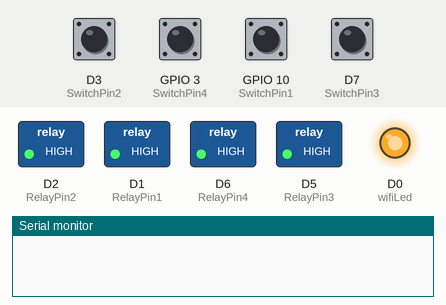
The sketch below on a simulated ESP8266 (NodeMCU). Shown: switched loads named in the sketch (green lamp = pin HIGH), output pins drawn as LEDs (lit = HIGH), the last lines printed to the serial monitor. The test bench sets the inputs (shaded band); at power-on: D3 (SwitchPin2), D7 (SwitchPin3), GPIO 3 (SwitchPin4), GPIO 10 (SwitchPin1) HIGH. WiFi joins after 1.5 s; servers stay silent unless stated.

Above: at 3.1 s.
3.2 s: D3 (SwitchPin2) pulled LOW for 0.15 s
At 3.29 s:
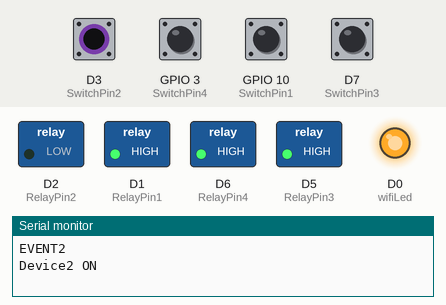
4.8 s: GPIO 3 (SwitchPin4) pulled LOW for 0.15 s
At 4.89 s:
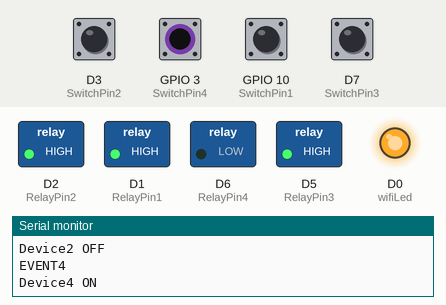
6.4 s: GPIO 10 (SwitchPin1) pulled LOW for 0.15 s
At 6.49 s:
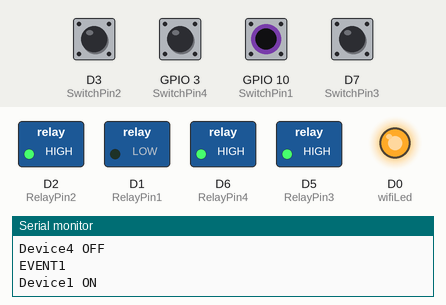
8.0 s: D7 (SwitchPin3) pulled LOW for 0.15 s
At 8.09 s:
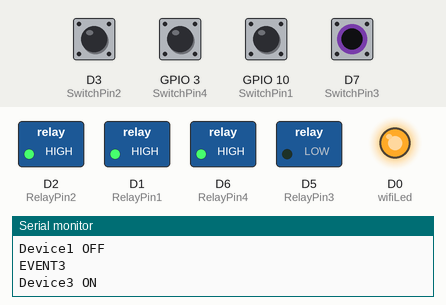
9.6 s: D3 (SwitchPin2) driven LOW and GPIO 3 (SwitchPin4) driven LOW and GPIO 10 (SwitchPin1) driven LOW and D7 (SwitchPin3) driven LOW
At 10.7 s:
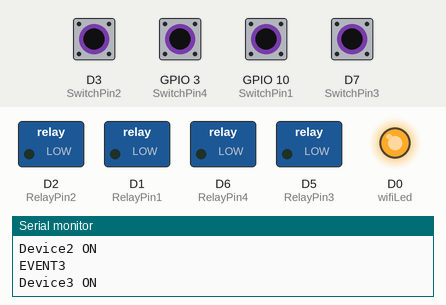
11.4 s: D3 (SwitchPin2) driven HIGH
At 11.9 s:
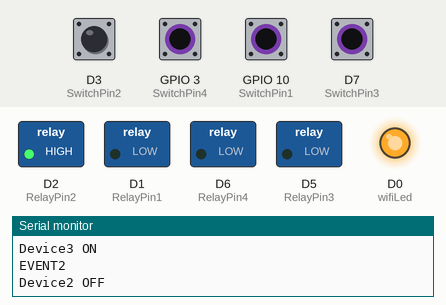
Timing chart, 0 to 13.9 s (numbered marks = the images above; inputs shaded):
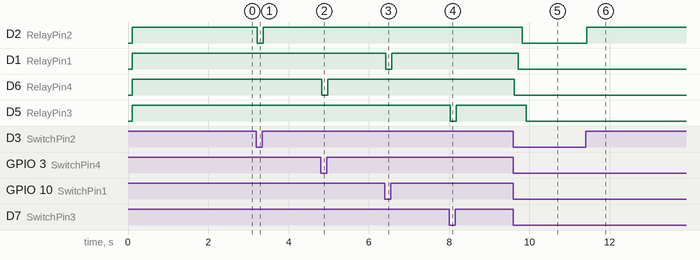

Measured:
- after the input at 3.2 s, D2 (RelayPin2): HIGH → LOW at once, → HIGH 0.15 s later
- after the input at 4.8 s, D6 (RelayPin4): HIGH → LOW at once, → HIGH 0.15 s later
- after the input at 6.4 s, D1 (RelayPin1): HIGH → LOW at once, → HIGH 0.15 s later
- after the input at 8.0 s, D5 (RelayPin3): HIGH → LOW at once, → HIGH 0.15 s later
- after the input at 9.6 s, D2 (RelayPin2): HIGH → LOW after 0.22 s; D1 (RelayPin1): HIGH → LOW after 0.12 s; D6 (RelayPin4): HIGH → LOW at once; D5 (RelayPin3): HIGH → LOW after 0.32 s
- after the input at 11.4 s, D2 (RelayPin2): LOW → HIGH at once

The sketch:

Blynk_2_0_Home_Automation.ino
```cpp
/**********************************************************************************
 *  TITLE: Blynk 2.0 + Manual Switch (Latched) control 4 Relays using NodeMCU (Real time feedback)
 *  I have Modified the Blynk.Edgent.Edgent_ESP8266 example code (https://blynk.io/) for this project
 *  Click on the following links to learn more.
 *  YouTube Video: https://youtu.be/CpUVssHPm_s
 *  Related Blog : https://iotcircuithub.com/esp8266-projects/
 *  by Tech StudyCell
 *  Preferences--> Aditional boards Manager URLs :
 *  https://dl.espressif.com/dl/package_esp32_index.json, http://arduino.esp8266.com/stable/package_esp8266com_index.json
 *
 *  Download Board ESP8266 NodeMCU : https://github.com/esp8266/Arduino
 *  Download the libraries
 *  Blynk 1.0.0-beta.3 Library:  https://blynk.io/
 *  AceButton Library:  https://github.com/bxparks/AceButton
 **********************************************************************************/

// Fill-in information from your Blynk Template here
#define BLYNK_TEMPLATE_ID "TMPL_dX_lbMY"
#define BLYNK_DEVICE_NAME "Smart Lights"
#define BLYNK_FIRMWARE_VERSION        "0.1.0"

#define BLYNK_PRINT Serial
//#define BLYNK_DEBUG

//#define APP_DEBUG

// Uncomment your board, or configure a custom board in Settings.h
//#define USE_SPARKFUN_BLYNK_BOARD
#define USE_NODE_MCU_BOARD
//#define USE_WITTY_CLOUD_BOARD

#include "BlynkEdgent.h"
#include <AceButton.h>
using namespace ace_button;

// define the GPIO connected with Relays and switches
#define RelayPin1 5  //D1
#define RelayPin2 4  //D2
#define RelayPin3 14 //D5
#define RelayPin4 12 //D6

#define SwitchPin1 10  //SD3
#define SwitchPin2 D3   //D3
#define SwitchPin3 13  //D7
#define SwitchPin4 3   //RX

#define wifiLed   16   //D0

//Change the virtual pins according the rooms
#define VPIN_BUTTON_1    V1
#define VPIN_BUTTON_2    V2
#define VPIN_BUTTON_3    V3
#define VPIN_BUTTON_4    V4

int toggleState_1 = 0; //Define integer to remember the toggle state for relay 1
int toggleState_2 = 0; //Define integer to remember the toggle state for relay 2
int toggleState_3 = 0; //Define integer to remember the toggle state for relay 3
int toggleState_4 = 0; //Define integer to remember the toggle state for relay 4

ButtonConfig config1;
AceButton button1(&config1);
ButtonConfig config2;
AceButton button2(&config2);
ButtonConfig config3;
AceButton button3(&config3);
ButtonConfig config4;
AceButton button4(&config4);

void handleEvent1(AceButton*, uint8_t, uint8_t);
void handleEvent2(AceButton*, uint8_t, uint8_t);
void handleEvent3(AceButton*, uint8_t, uint8_t);
void handleEvent4(AceButton*, uint8_t, uint8_t);

void relayOnOff(int relay){
    switch(relay){
      case 1:
             if(toggleState_1 == 0){
              digitalWrite(RelayPin1, LOW); // turn on relay 1
              toggleState_1 = 1;
              Serial.println("Device1 ON");
              }
             else{
              digitalWrite(RelayPin1, HIGH); // turn off relay 1
              toggleState_1 = 0;
              Serial.println("Device1 OFF");
              }
             delay(100);
      break;
      case 2:
             if(toggleState_2 == 0){
              digitalWrite(RelayPin2, LOW); // turn on relay 2
              toggleState_2 = 1;
              Serial.println("Device2 ON");
              }
             else{
              digitalWrite(RelayPin2, HIGH); // turn off relay 2
              toggleState_2 = 0;
              Serial.println("Device2 OFF");
              }
             delay(100);
      break;
      case 3:
             if(toggleState_3 == 0){
              digitalWrite(RelayPin3, LOW); // turn on relay 3
              toggleState_3 = 1;
              Serial.println("Device3 ON");
              }
             else{
              digitalWrite(RelayPin3, HIGH); // turn off relay 3
              toggleState_3 = 0;
              Serial.println("Device3 OFF");
              }
             delay(100);
      break;
      case 4:
             if(toggleState_4 == 0){
              digitalWrite(RelayPin4, LOW); // turn on relay 4
              toggleState_4 = 1;
              Serial.println("Device4 ON");
              }
             else{
              digitalWrite(RelayPin4, HIGH); // turn off relay 4
              toggleState_4 = 0;
              Serial.println("Device4 OFF");
              }
             delay(100);
      break;
      default : break;
      }
}

BLYNK_CONNECTED() {
  // Request the latest state from the server
  Blynk.syncVirtual(VPIN_BUTTON_1);
  Blynk.syncVirtual(VPIN_BUTTON_2);
  Blynk.syncVirtual(VPIN_BUTTON_3);
  Blynk.syncVirtual(VPIN_BUTTON_4);
}

// When App button is pushed - switch the state

BLYNK_WRITE(VPIN_BUTTON_1) {
  toggleState_1 = param.asInt();
  if(toggleState_1 == 1){
    digitalWrite(RelayPin1, LOW);
  }
  else {
    digitalWrite(RelayPin1, HIGH);
  }
}

BLYNK_WRITE(VPIN_BUTTON_2) {
  toggleState_2 = param.asInt();
  if(toggleState_2 == 1){
    digitalWrite(RelayPin2, LOW);
  }
  else {
    digitalWrite(RelayPin2, HIGH);
  }
}

BLYNK_WRITE(VPIN_BUTTON_3) {
  toggleState_3 = param.asInt();
  if(toggleState_3 == 1){
    digitalWrite(RelayPin3, LOW);
  }
  else {
    digitalWrite(RelayPin3, HIGH);
  }
}

BLYNK_WRITE(VPIN_BUTTON_4) {
  toggleState_4 = param.asInt();
  if(toggleState_4 == 1){
    digitalWrite(RelayPin4, LOW);
  }
  else {
    digitalWrite(RelayPin4, HIGH);
  }
}

void setup()
{
  Serial.begin(115200);
  delay(100);

  pinMode(RelayPin1, OUTPUT);
  pinMode(RelayPin2, OUTPUT);
  pinMode(RelayPin3, OUTPUT);
  pinMode(RelayPin4, OUTPUT);

  pinMode(wifiLed, OUTPUT);

  pinMode(SwitchPin1, INPUT_PULLUP);
  pinMode(SwitchPin2, INPUT_PULLUP);
  pinMode(SwitchPin3, INPUT_PULLUP);
  pinMode(SwitchPin4, INPUT_PULLUP);

  //During Starting all Relays should TURN OFF
  digitalWrite(RelayPin1, HIGH);
  digitalWrite(RelayPin2, HIGH);
  digitalWrite(RelayPin3, HIGH);
  digitalWrite(RelayPin4, HIGH);

  digitalWrite(wifiLed, HIGH);

  config1.setEventHandler(button1Handler);
  config2.setEventHandler(button2Handler);
  config3.setEventHandler(button3Handler);
  config4.setEventHandler(button4Handler);

  button1.init(SwitchPin1);
  button2.init(SwitchPin2);
  button3.init(SwitchPin3);
  button4.init(SwitchPin4);

  BlynkEdgent.begin();

  Blynk.virtualWrite(VPIN_BUTTON_1, toggleState_1);
  Blynk.virtualWrite(VPIN_BUTTON_2, toggleState_2);
  Blynk.virtualWrite(VPIN_BUTTON_3, toggleState_3);
  Blynk.virtualWrite(VPIN_BUTTON_4, toggleState_4);

  //timer.setInterval(3000L, checkBlynkStatus); // check if Blynk server is connected every 3 seconds
}

void loop() {

    BlynkEdgent.run();

    //Manual Switch Control
    button1.check();
    button2.check();
    button3.check();
    button4.check();
}

void button1Handler(AceButton* button, uint8_t eventType, uint8_t buttonState) {
  Serial.println("EVENT1");
  relayOnOff(1);
  Blynk.virtualWrite(VPIN_BUTTON_1, toggleState_1);   // Update Button Widget
}
void button2Handler(AceButton* button, uint8_t eventType, uint8_t buttonState) {
  Serial.println("EVENT2");
  relayOnOff(2);
  Blynk.virtualWrite(VPIN_BUTTON_2, toggleState_2);   // Update Button Widget
}
void button3Handler(AceButton* button, uint8_t eventType, uint8_t buttonState) {
  Serial.println("EVENT3");
  relayOnOff(3);
  Blynk.virtualWrite(VPIN_BUTTON_3, toggleState_3);   // Update Button Widget
}
void button4Handler(AceButton* button, uint8_t eventType, uint8_t buttonState) {
  Serial.println("EVENT4");
  relayOnOff(4);
  Blynk.virtualWrite(VPIN_BUTTON_4, toggleState_4);   // Update Button Widget
}
```
